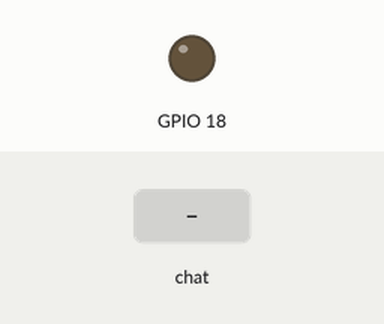
Recording of a program running on a simulated Raspberry Pi (BCM pin numbers). Parts: output pins drawn as LEDs (lit = HIGH). The inputs (shaded band) are chosen by the test bench. Threads take turns every 2 ms; what the program prints to the terminal is not drawn.

Above: at 1.2 s.
1.3 s: chat message "/Prendetepapacuichan" arrives
At 2.8 s:
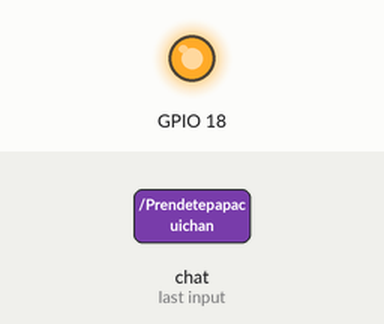
4.3 s: chat message "/Apagatepapacuichan" arrives
Timing chart, 0 to 7.3 s (numbered marks = the images above; inputs shaded):
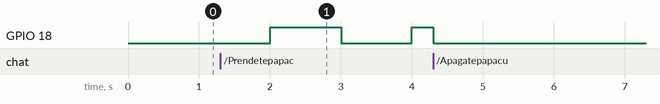

The program:

mainbot.py
```python
import time
import threading
from controladorbot import Controlador
from telepot.loop import MessageLoop

TOKEN = '7576159730:AAF40kCysk09VM8hnM6K0QRhHS3p8GLCmL4'

controlador = Controlador(TOKEN)

hilo_led = threading.Thread(target=controlador.parpadear_led)
hilo_led.start()

MessageLoop(controlador.vista.bot, controlador.handle).run_as_thread()

print("Bot de Telegram en funcionamiento...")
while True:
    time.sleep(10)
```

controladorbot.py
```python
import RPi.GPIO as GPIO
import time
from modulobot import Sensor
from vistabot import Vista

class Controlador:
    def __init__(self, token):
        self.sensor = Sensor()
        self.vista = Vista(token)
        self.led_status = False
        self.chat_id = None

        GPIO.setwarnings(False)
        GPIO.setmode(GPIO.BCM)
        GPIO.setup(18, GPIO.OUT)

    def handle(self, msg):
        self.chat_id = msg['chat']['id']
        command = msg['text']

        if command == '/start':
            self.vista.enviar_mensaje(self.chat_id, 'Bienvenido a este hermoso bot. Usa /Prendetepapacuichan para encender el LED y /Apagatepapacuichan para apagarlo, también puedes medir temperatura usando /temp y humedad usando /humedad.')
        elif command == '/Prendetepapacuichan':
            self.led_status = True
            self.vista.enviar_mensaje(self.chat_id, 'LED encendido y parpadeando por que Diosito Quiere.')
        elif command == '/Apagatepapacuichan':
            self.led_status = False
            GPIO.output(18, False)
            self.vista.enviar_mensaje(self.chat_id, 'LED apagado y parado.')
        elif command == '/temp':
            temperatura = self.sensor.leer_dht()
            self.vista.enviar_mensaje(self.chat_id, f"Temperatura: {temperatura}")
        elif command == '/humedad':
            humedad = self.sensor.leer_dht()
            self.vista.enviar_mensaje(self.chat_id, f"Humedad: {humedad}")
        else:
            self.vista.enviar_mensaje(self.chat_id, 'Comando no reconocido. Usa /start para obtener ayuda.')

    def parpadear_led(self):
        while True:
            if self.led_status:
                GPIO.output(18, True)
                time.sleep(1)
                GPIO.output(18, False)
                time.sleep(1)
            else:
                GPIO.output(18, False)
                time.sleep(1)
```

modulobot.py
```python
import time
import board
import adafruit_dht

class Sensor:
    def __init__(self):
        self.dht_device = adafruit_dht.DHT11(board.D4)
        self.temperatura = None
        self.humedad = None

    def leer_dht(self):
        try:
            self.temperatura = self.dht_device.temperature
            self.humedad = self.dht_device.humidity
            if self.temperatura is not None and self.humedad is not None:
                return f"Temp={self.temperatura:.1f}C  Humedad={self.humedad:.1f}%"
            else:
                return "Lectura no válida."
        except RuntimeError as error:
            return f"Error de lectura: {error}"
```

vistabot.py
```python
import telepot

class Vista:
    def __init__(self, token):
        self.bot = telepot.Bot(token)

    def enviar_mensaje(self, chat_id, mensaje):
        self.bot.sendMessage(chat_id, mensaje)
```

Measured:
- after the input at 1.3 s, GPIO 18: LOW → HIGH after 0.70 s, → LOW 1.0 s later, → HIGH 1.0 s later
